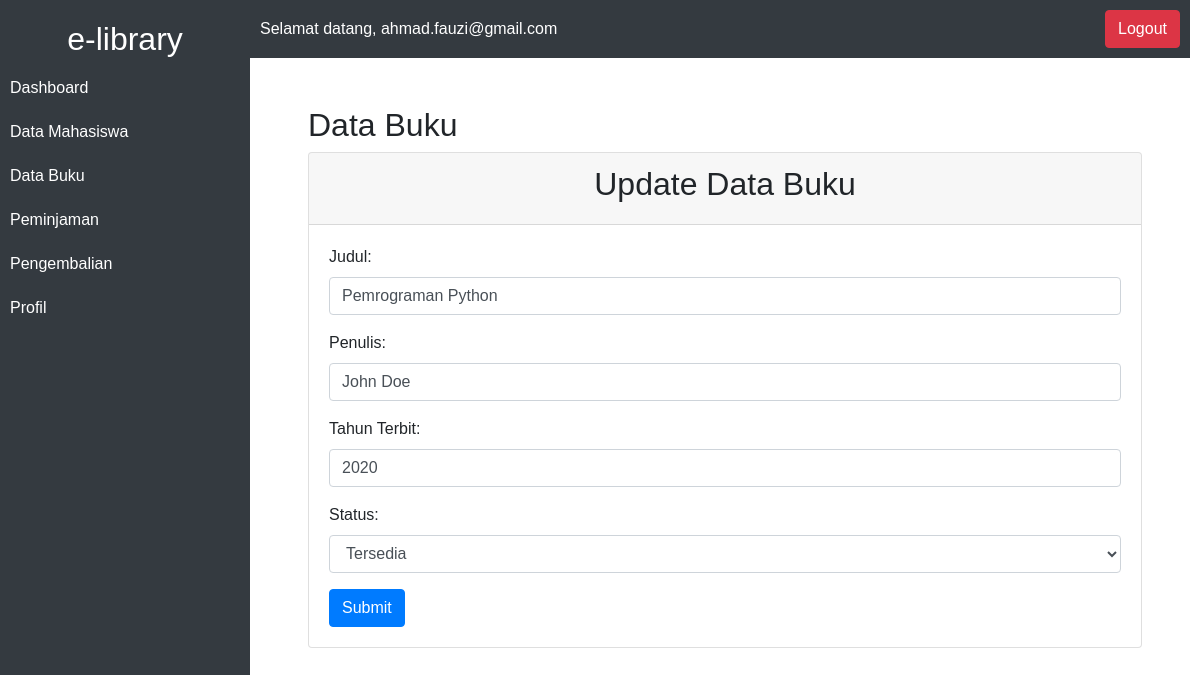
Screenshot of /update_buku.php?id=1 (signed in) with the database file from the repository.
### tables this page shows
CREATE TABLE `buku` (
  `id_buku` int(11) NOT NULL,
  `judul` varchar(255) NOT NULL,
  `penulis` varchar(100) NOT NULL,
  `tahun_terbit` year(4) NOT NULL,
  `status` enum('tersedia','dipinjam') NOT NULL
);

### classes/Buku.php (called while the page is built, shortened)
<?php
class Buku {
    private $conn;
    private $table_name = "buku";
    public function __construct($db) {
        $this->conn = $db;
    }
    public function getBukuById($id) {
        $query = "SELECT * FROM " . $this->table_name . " WHERE id_buku = ?";
        $stmt = $this->conn->prepare($query);
        $stmt->bindParam(1, $id);
        $stmt->execute();
        return $stmt->fetch(PDO::FETCH_ASSOC);
    }
}
?>

### update_buku.php (the view, shortened to what this page needs)
<?php
require_once 'classes/Buku.php';
$database = new Database();
$db = $database->getConnection();
$buku = new Buku($db);
if ($_POST) {
    $buku->id_buku = $_POST['id_buku'];
    $buku->judul = $_POST['judul'];
    $buku->penulis = $_POST['penulis'];
    $buku->tahun_terbit = $_POST['tahun_terbit'];
    $buku->status = $_POST['status'];
    if ($buku->updateBuku()) {
        header("Location: data_buku.php");
    } else {
        echo "Error: Could not update the data.";
    }
} else {
    $bukuData = $buku->getBukuById($_GET['id']);
}
?>
<!DOCTYPE html>
<html lang="en">
<head>
    <link href="https://maxcdn.bootstrapcdn.com/bootstrap/4.5.2/css/bootstrap.min.css" rel="stylesheet">
    <link href="assets/css/style.css" rel="stylesheet">
</head>
<body>
    <div class="sidebar">
        <h2 class="text-center">e-library</h2>
        <a href="dashboard.php">Dashboard</a>
        <a href="data_mahasiswa.php">Data Mahasiswa</a>
        <a href="data_buku.php">Data Buku</a>
        <a href="peminjaman.php">Peminjaman</a>
        <a href="pengembalian.php">Pengembalian</a>
        <a href="profil.php">Profil</a>
    </div>
    <div class="content">
        <div class="navbar">
            <span>Selamat datang, <?php echo $_SESSION['login_user']; ?></span>
            <a href="logout.php" class="btn btn-danger">Logout</a>
        </div>
        <h2 class="mt-5 mx-5">Data Buku</h2>
        <div class="card mx-5">
            <div class="card-header text-center">
                <h2>Update Data Buku</h2>
            </div>
            <div class="card-body">
                <form method="POST">
                    <div class="form-group">
                        <label for="judul">Judul:</label>
                        <input type="text" class="form-control" id="judul" name="judul"
                            value="<?php echo $bukuData['judul']; ?>" required>
                    </div>
                    <div class="form-group">
                        <label for="penulis">Penulis:</label>
                        <input type="text" class="form-control" id="penulis" name="penulis"
                            value="<?php echo $bukuData['penulis']; ?>" required>
                    </div>
                    <div class="form-group">
                        <label for="tahun_terbit">Tahun Terbit:</label>
                        <input type="number" class="form-control" min="1900" max="2099" step="1"
                            value="<?php echo $bukuData['tahun_terbit']; ?>" id="tahun_terbit" name="tahun_terbit"
                            required />
                    </div>
                    <div class="form-group">
                        <label for="status">Status:</label>
                        <select class="form-control" id="status" name="status" required>
                            <option value="tersedia" <?php echo ($bukuData['status'] == 'tersedia') ? 'selected' : ''; ?>>
                                Tersedia</option>
                        </select>
                    </div>
                    <button type="submit" class="btn btn-primary">Submit</button>
                </form>
            </div>
        </div>
    </div>
</body>
</html>

### assets/css/style.css (style rules this page uses)
body { font-family: Arial, sans-serif; }
.sidebar { position: fixed; top: 0; left: 0; height: 100%; background: #343a40; padding-top: 20px; width: 250px; }
.sidebar h2 { text-align: center; color: #fff; }
.sidebar a { display: block; color: #fff; padding: 10px; text-decoration: none; transition: 0.3s; }
.content { margin-left: 250px; }

### update_buku.php (style rules this page uses)
body { display: flex; }
.sidebar { width: 250px; background-color: #343a40; height: 100vh; color: white; padding-top: 20px; }
.sidebar a { color: white; text-decoration: none; display: block; padding: 10px; }
.content { flex: 1; padding: 10px; }
.navbar { display: flex; justify-content: space-between; align-items: center; background-color: #343a40; color: white; padding: 10px; margin-left: -10px; margin-top: -10px; }

### rows the page displays
buku: judul "Pemrograman Python", penulis "John Doe", tahun_terbit "2020", status "Tersedia"

### other values shown
$_SESSION['login_user'] "ahmad.fauzi@gmail.com"
